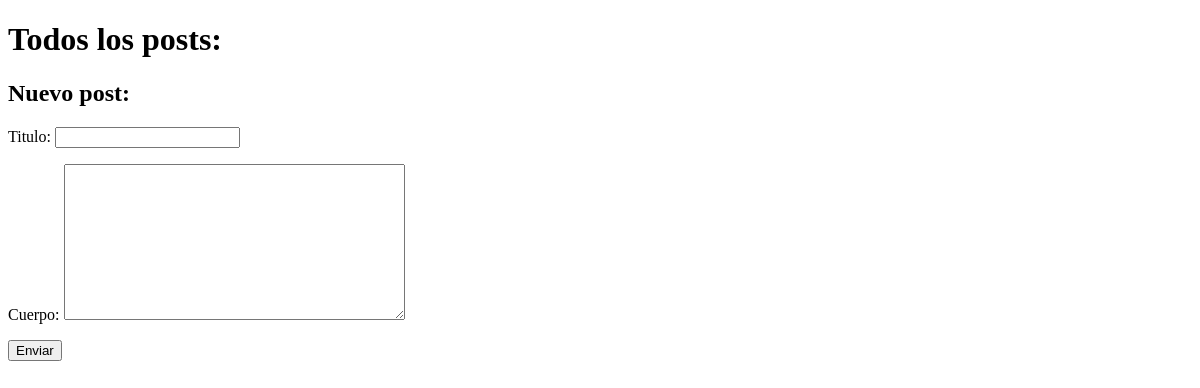
The app's page /posts/todos/, older data.
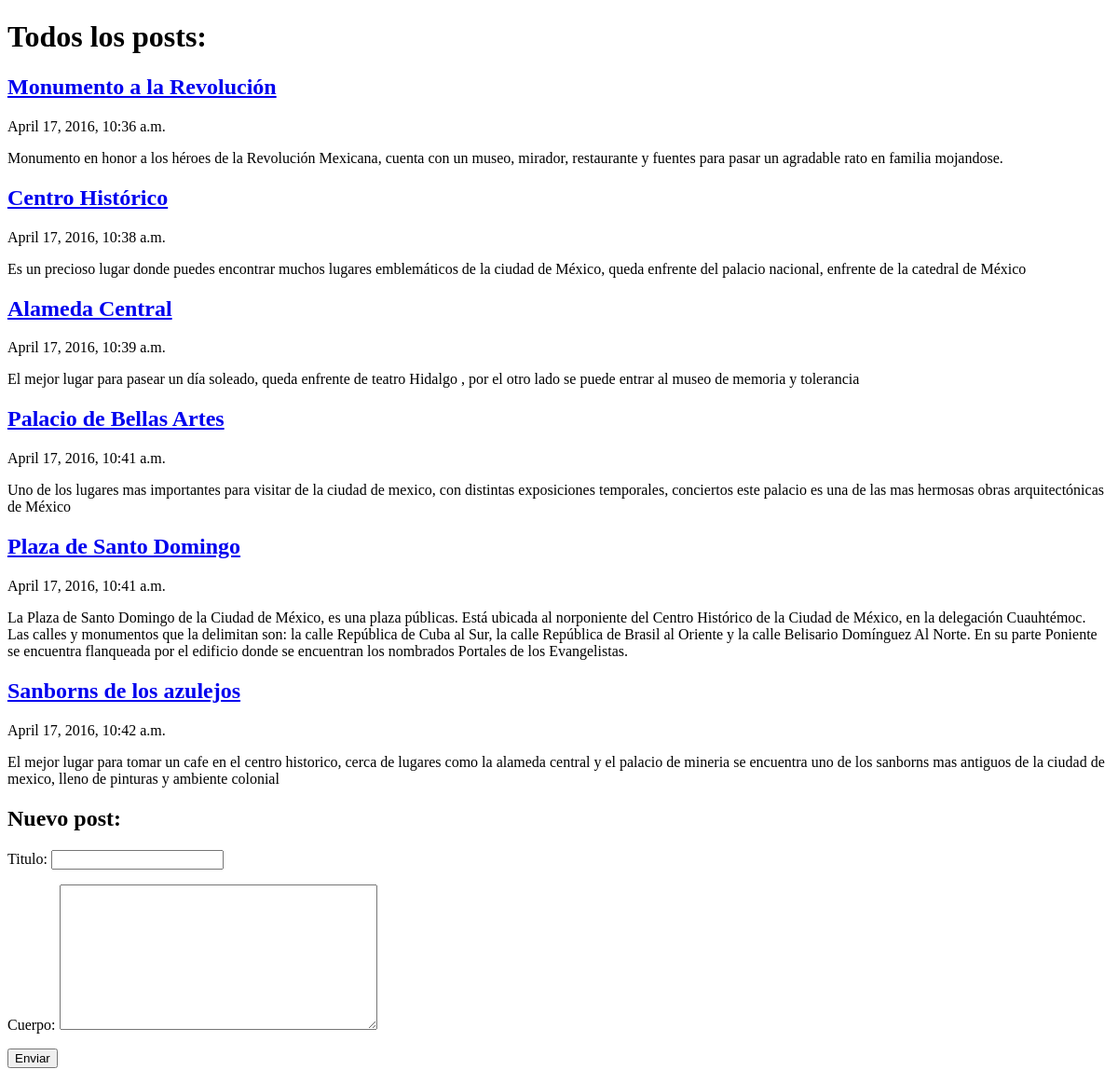
The same page, newer data.
### posts/models.py (models this page shows, shortened)
class Post(models.Model):
	titulo=models.CharField(max_length=50)
	slug=models.SlugField(max_length=50, blank=True,null=True)
	cuerpo=models.TextField()
	fecha=models.DateTimeField(auto_now=True)
	publicado=models.BooleanField(default=True)
	autor=models.ForeignKey(User,related_name='posts_publicados',blank=True,null=True)
	def get_absolute_url(self):
		return reverse('posts:detalle',args=[self.pk])

### posts/views.py (the view, shortened to what this page needs)
class PostView(View):
	def get(self,request):
		template="posts/todos.html"
		posts=Post.objects.all()
		form=PostForm()
		context={
		'posts':posts,
		'form':form
		}
		return render(request,template,context)

### posts/forms.py
class PostForm(forms.ModelForm):
	class Meta:
		model=Post
		fields=('titulo','cuerpo')

### templates/posts/todos.html (shortened to what this page needs)
<!DOCTYPE html>
{%load static%}
{%block content%}
	<h1>Todos los posts:</h1>
	{% for post in posts %}
	<a href="{{post.get_absolute_url}}">
		<h2>{{post.titulo}}</h2>
	</a>
		<p>{{post.fecha}}</p>
		<p>{{post.cuerpo}}</p>
	{%endfor%}
	<h2>Nuevo post:</h2>
	<form action="." method="post">
		{{form.as_p}}
		<p><input type="submit" value="Enviar"></p>
	</form>
{%endblock content%}

Row changes from the older to the newer data that the page shows:
added Post: titulo "Monumento a la Revolución", fecha "April 17, 2016, 10:36 a.m.", cuerpo "Monumento en honor a los héroes de la Revolución Mexicana, cuenta con un museo, mirador, restaurante y fuentes para pasar un agradable rato en familia mojandose."
added Post: titulo "Centro Histórico", fecha "April 17, 2016, 10:38 a.m.", cuerpo "Es un precioso lugar donde puedes encontrar muchos lugares emblemáticos de la ciudad de México, queda enfrente del palacio nacional, enfrente de la catedral de México"
added Post: titulo "Alameda Central", fecha "April 17, 2016, 10:39 a.m.", cuerpo "El mejor lugar para pasear un día soleado, queda enfrente de teatro Hidalgo , por el otro lado se puede entrar al museo de memoria y tolerancia"
added Post: titulo "Palacio de Bellas Artes", fecha "April 17, 2016, 10:41 a.m.", cuerpo "Uno de los lugares mas importantes para visitar de la ciudad de mexico, con distintas exposiciones temporales, conciertos este palacio es una de las mas hermosas obras arquitectónicas de México"
added Post: titulo "Plaza de Santo Domingo", fecha "April 17, 2016, 10:41 a.m.", cuerpo "La Plaza de Santo Domingo de la Ciudad de México, es una plaza públicas. Está ubicada al norponiente del Centro Histórico de la Ciudad de México, en la delegación Cuauhtémoc. Las calles y monumentos que la delimitan son: la calle República de Cuba al Sur, la calle República de Brasil al Oriente y la calle Belisario Domínguez Al Norte. En su parte Poniente se encuentra flanqueada por el edificio donde se encuentran los nombrados Portales de los Evangelistas."
added Post: titulo "Sanborns de los azulejos", fecha "April 17, 2016, 10:42 a.m.", cuerpo "El mejor lugar para tomar un cafe en el centro historico, cerca de lugares como la alameda central y el palacio de mineria se encuentra uno de los sanborns mas antiguos de la ciudad de mexico, lleno de pinturas y ambiente colonial"
